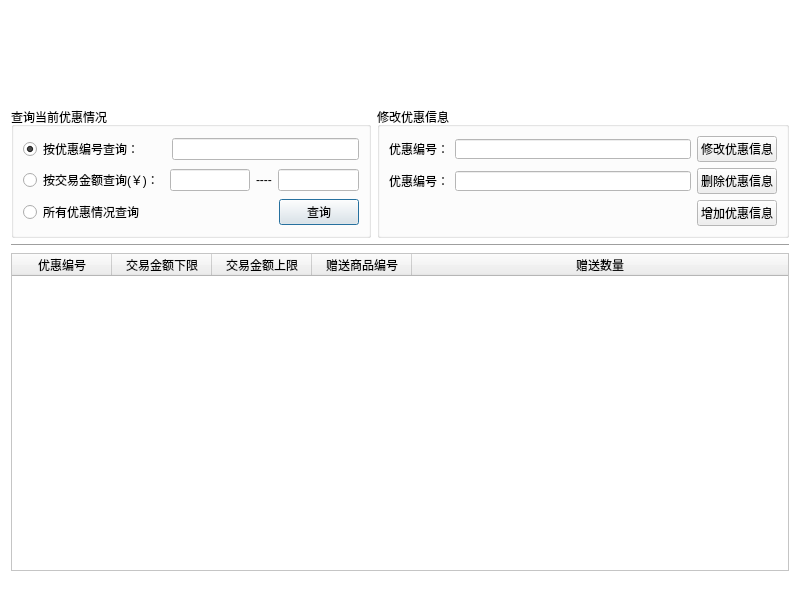
<?xml version="1.0" encoding="UTF-8"?>
<ui version="4.0">
 <class>PresentClass</class>
 <widget class="QDialog" name="PresentClass">
  <property name="geometry">
   <rect>
    <x>0</x>
    <y>0</y>
    <width>800</width>
    <height>602</height>
   </rect>
  </property>
  <property name="minimumSize">
   <size>
    <width>800</width>
    <height>602</height>
   </size>
  </property>
  <property name="maximumSize">
   <size>
    <width>800</width>
    <height>602</height>
   </size>
  </property>
  <property name="palette">
   <palette>
    <active>
     <colorrole role="Base">
      <brush brushstyle="SolidPattern">
       <color alpha="255">
        <red>255</red>
        <green>255</green>
        <blue>255</blue>
       </color>
      </brush>
     </colorrole>
     <colorrole role="Window">
      <brush brushstyle="SolidPattern">
       <color alpha="255">
        <red>255</red>
        <green>255</green>
        <blue>255</blue>
       </color>
      </brush>
     </colorrole>
    </active>
    <inactive>
     <colorrole role="Base">
      <brush brushstyle="SolidPattern">
       <color alpha="255">
        <red>255</red>
        <green>255</green>
        <blue>255</blue>
       </color>
      </brush>
     </colorrole>
     <colorrole role="Window">
      <brush brushstyle="SolidPattern">
       <color alpha="255">
        <red>255</red>
        <green>255</green>
        <blue>255</blue>
       </color>
      </brush>
     </colorrole>
    </inactive>
    <disabled>
     <colorrole role="Base">
      <brush brushstyle="SolidPattern">
       <color alpha="255">
        <red>255</red>
        <green>255</green>
        <blue>255</blue>
       </color>
      </brush>
     </colorrole>
     <colorrole role="Window">
      <brush brushstyle="SolidPattern">
       <color alpha="255">
        <red>255</red>
        <green>255</green>
        <blue>255</blue>
       </color>
      </brush>
     </colorrole>
    </disabled>
   </palette>
  </property>
  <property name="windowTitle">
   <string>优惠管理</string>
  </property>
  <property name="windowIcon">
   <iconset resource="management.qrc">
    <normaloff>:/Management/Resources/ico.ico</normaloff>:/Management/Resources/ico.ico</iconset>
  </property>
  <layout class="QVBoxLayout" name="verticalLayout_3">
   <item>
    <widget class="QLabel" name="label">
     <property name="minimumSize">
      <size>
       <width>0</width>
       <height>90</height>
      </size>
     </property>
     <property name="text">
      <string/>
     </property>
    </widget>
   </item>
   <item>
    <layout class="QHBoxLayout" name="horizontalLayout_4">
     <item>
      <widget class="QGroupBox" name="groupBox">
       <property name="minimumSize">
        <size>
         <width>0</width>
         <height>0</height>
        </size>
       </property>
       <property name="maximumSize">
        <size>
         <width>360</width>
         <height>16777215</height>
        </size>
       </property>
       <property name="sizeIncrement">
        <size>
         <width>0</width>
         <height>0</height>
        </size>
       </property>
       <property name="baseSize">
        <size>
         <width>373</width>
         <height>0</height>
        </size>
       </property>
       <property name="title">
        <string>查询当前优惠情况</string>
       </property>
       <layout class="QVBoxLayout" name="verticalLayout_2">
        <item>
         <layout class="QHBoxLayout" name="horizontalLayout_7">
          <item>
           <widget class="QRadioButton" name="presentID_search_present_RBTN">
            <property name="minimumSize">
             <size>
              <width>143</width>
              <height>0</height>
             </size>
            </property>
            <property name="text">
             <string>按优惠编号查询：</string>
            </property>
            <property name="checked">
             <bool>true</bool>
            </property>
           </widget>
          </item>
          <item>
           <widget class="QLineEdit" name="presentID_search_present_LE">
            <property name="enabled">
             <bool>true</bool>
            </property>
            <property name="maximumSize">
             <size>
              <width>16777215</width>
              <height>16777215</height>
             </size>
            </property>
           </widget>
          </item>
         </layout>
        </item>
        <item>
         <layout class="QHBoxLayout" name="horizontalLayout_6">
          <item>
           <widget class="QRadioButton" name="presentMoney_search_depot_RBTN">
            <property name="text">
             <string>按交易金额查询(￥)：</string>
            </property>
           </widget>
          </item>
          <item>
           <widget class="QLineEdit" name="presentMoneyStart_search_depot_LE">
            <property name="enabled">
             <bool>false</bool>
            </property>
            <property name="maximumSize">
             <size>
              <width>16777215</width>
              <height>16777215</height>
             </size>
            </property>
           </widget>
          </item>
          <item>
           <widget class="QLabel" name="label_2">
            <property name="text">
             <string>----</string>
            </property>
           </widget>
          </item>
          <item>
           <widget class="QLineEdit" name="presentMoneyEnd_search_depot_LE">
            <property name="enabled">
             <bool>false</bool>
            </property>
            <property name="maximumSize">
             <size>
              <width>16777215</width>
              <height>16777215</height>
             </size>
            </property>
           </widget>
          </item>
         </layout>
        </item>
        <item>
         <layout class="QHBoxLayout" name="horizontalLayout_5">
          <item>
           <widget class="QRadioButton" name="presentAll_search_present_RBTN">
            <property name="text">
             <string>所有优惠情况查询</string>
            </property>
           </widget>
          </item>
          <item>
           <spacer name="horizontalSpacer">
            <property name="orientation">
             <enum>Qt::Horizontal</enum>
            </property>
            <property name="sizeHint" stdset="0">
             <size>
              <width>40</width>
              <height>20</height>
             </size>
            </property>
           </spacer>
          </item>
          <item>
           <widget class="QPushButton" name="search_search_present_RBTN">
            <property name="text">
             <string>查询</string>
            </property>
           </widget>
          </item>
         </layout>
        </item>
       </layout>
      </widget>
     </item>
     <item>
      <widget class="QGroupBox" name="groupBox_27">
       <property name="minimumSize">
        <size>
         <width>0</width>
         <height>0</height>
        </size>
       </property>
       <property name="title">
        <string>修改优惠信息</string>
       </property>
       <layout class="QVBoxLayout" name="verticalLayout">
        <item>
         <layout class="QHBoxLayout" name="horizontalLayout">
          <item>
           <widget class="QLabel" name="label_54">
            <property name="maximumSize">
             <size>
              <width>16777215</width>
              <height>20</height>
             </size>
            </property>
            <property name="text">
             <string>优惠编号：</string>
            </property>
           </widget>
          </item>
          <item>
           <widget class="QLineEdit" name="presentID_modify_present_LE">
            <property name="maximumSize">
             <size>
              <width>16777215</width>
              <height>20</height>
             </size>
            </property>
           </widget>
          </item>
          <item>
           <widget class="QPushButton" name="modify_modify_present_BTN">
            <property name="text">
             <string>修改优惠信息</string>
            </property>
           </widget>
          </item>
         </layout>
        </item>
        <item>
         <layout class="QHBoxLayout" name="horizontalLayout_2">
          <item>
           <widget class="QLabel" name="label_55">
            <property name="maximumSize">
             <size>
              <width>16777215</width>
              <height>20</height>
             </size>
            </property>
            <property name="text">
             <string>优惠编号：</string>
            </property>
           </widget>
          </item>
          <item>
           <widget class="QLineEdit" name="presentID_del_present_LE">
            <property name="maximumSize">
             <size>
              <width>16777215</width>
              <height>20</height>
             </size>
            </property>
           </widget>
          </item>
          <item>
           <widget class="QPushButton" name="del_modify_present_BTN">
            <property name="text">
             <string>删除优惠信息</string>
            </property>
           </widget>
          </item>
         </layout>
        </item>
        <item>
         <layout class="QHBoxLayout" name="horizontalLayout_3">
          <item>
           <spacer name="horizontalSpacer_2">
            <property name="orientation">
             <enum>Qt::Horizontal</enum>
            </property>
            <property name="sizeHint" stdset="0">
             <size>
              <width>40</width>
              <height>20</height>
             </size>
            </property>
           </spacer>
          </item>
          <item>
           <widget class="QPushButton" name="add_modify_present_BTN">
            <property name="text">
             <string>增加优惠信息</string>
            </property>
           </widget>
          </item>
         </layout>
        </item>
       </layout>
      </widget>
     </item>
    </layout>
   </item>
   <item>
    <widget class="Line" name="line">
     <property name="frameShadow">
      <enum>QFrame::Sunken</enum>
     </property>
     <property name="orientation">
      <enum>Qt::Horizontal</enum>
     </property>
    </widget>
   </item>
   <item>
    <widget class="QTableWidget" name="presentInfo_modify_present_TBW">
     <property name="toolTip">
      <string/>
     </property>
     <property name="statusTip">
      <string/>
     </property>
     <property name="whatsThis">
      <string/>
     </property>
     <property name="editTriggers">
      <set>QAbstractItemView::NoEditTriggers</set>
     </property>
     <property name="selectionBehavior">
      <enum>QAbstractItemView::SelectRows</enum>
     </property>
     <attribute name="horizontalHeaderStretchLastSection">
      <bool>true</bool>
     </attribute>
     <attribute name="verticalHeaderVisible">
      <bool>false</bool>
     </attribute>
     <column>
      <property name="text">
       <string>优惠编号</string>
      </property>
     </column>
     <column>
      <property name="text">
       <string>交易金额下限</string>
      </property>
     </column>
     <column>
      <property name="text">
       <string>交易金额上限</string>
      </property>
     </column>
     <column>
      <property name="text">
       <string>赠送商品编号</string>
      </property>
     </column>
     <column>
      <property name="text">
       <string>赠送数量</string>
      </property>
     </column>
    </widget>
   </item>
   <item>
    <widget class="QLabel" name="status_present_LB">
     <property name="text">
      <string/>
     </property>
    </widget>
   </item>
  </layout>
 </widget>
 <resources>
  <include location="management.qrc"/>
 </resources>
 <connections/>
</ui>
